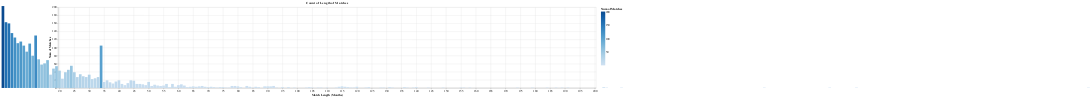

Notebook source saved alongside this figure:
### Code cell
match = alt.Chart(counts, title='Count of Length of Matches').mark_bar(size=10).encode(
    x = alt.X('Match Length (Months)', scale=alt.Scale(domain=[20, 200])),
    y = alt.Y('Num of Matches', scale=alt.Scale(domain=[0, 200])),
    color = alt.Color('Num of Matches'),
    tooltip =['Match Length (Months)' ,'Num of Matches']
).properties(
    width=2500
)

match.save("match.html")
match

### Figure 1 — Vega-Lite specification as saved in the notebook (floating-point values rounded to 4 significant figures; data arrays with more than 128 entries replaced by an {"elided": "..."} marker saying what was removed)
{"config": {"view": {"continuousWidth": 400, "continuousHeight": 300}}, "data": {"name": "data-8e88250424b82dc6fd7507fa37fdb2e8"}, "mark": {"type": "bar", "size": 10}, "encoding": {"color": {"field": "Num of Matches", "type": "quantitative"}, "tooltip": [{"field": "Match Length (Months)", "type": "quantitative"}, {"field": "Num of Matches", "type": "quantitative"}], "x": {"field": "Match Length (Months)", "scale": {"domain": [20, 200]}, "type": "quantitative"}, "y": {"field": "Num of Matches", "scale": {"domain": [0, 200]}, "type": "quantitative"}}, "title": "Count of Length of Matches", "width": 2500, "$schema": "https://vega.github.io/schema/vega-lite/v4.17.0.json", "datasets": {"data-8e88250424b82dc6fd7507fa37fdb2e8": {"elided": "136 records"}}}
